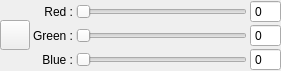
<?xml version="1.0" encoding="UTF-8"?>
<ui version="4.0">
 <class>ColorWidget</class>
 <widget class="QWidget" name="ColorWidget">
  <property name="geometry">
   <rect>
    <x>0</x>
    <y>0</y>
    <width>281</width>
    <height>64</height>
   </rect>
  </property>
  <property name="windowTitle">
   <string>Color Widget</string>
  </property>
  <layout class="QHBoxLayout" name="horizontalLayout">
   <property name="spacing">
    <number>3</number>
   </property>
   <property name="margin">
    <number>0</number>
   </property>
   <item>
    <layout class="QGridLayout" name="gridLayout">
     <property name="horizontalSpacing">
      <number>3</number>
     </property>
     <property name="verticalSpacing">
      <number>1</number>
     </property>
     <item row="2" column="3">
      <widget class="QSpinBox" name="blue_spinBox">
       <property name="toolTip">
        <string>Change blue channel of color</string>
       </property>
       <property name="buttonSymbols">
        <enum>QAbstractSpinBox::NoButtons</enum>
       </property>
       <property name="keyboardTracking">
        <bool>false</bool>
       </property>
       <property name="maximum">
        <number>255</number>
       </property>
      </widget>
     </item>
     <item row="0" column="2">
      <widget class="QSlider" name="red_slider">
       <property name="toolTip">
        <string>Change red channel of color</string>
       </property>
       <property name="maximum">
        <number>255</number>
       </property>
       <property name="orientation">
        <enum>Qt::Horizontal</enum>
       </property>
      </widget>
     </item>
     <item row="0" column="1">
      <widget class="QLabel" name="label_2">
       <property name="text">
        <string>Red :</string>
       </property>
       <property name="alignment">
        <set>Qt::AlignRight|Qt::AlignTrailing|Qt::AlignVCenter</set>
       </property>
      </widget>
     </item>
     <item row="2" column="2">
      <widget class="QSlider" name="blue_slider">
       <property name="toolTip">
        <string>Change blue channel of color</string>
       </property>
       <property name="maximum">
        <number>255</number>
       </property>
       <property name="orientation">
        <enum>Qt::Horizontal</enum>
       </property>
      </widget>
     </item>
     <item row="0" column="3">
      <widget class="QSpinBox" name="red_spinBox">
       <property name="toolTip">
        <string>Change red channel of color</string>
       </property>
       <property name="buttonSymbols">
        <enum>QAbstractSpinBox::NoButtons</enum>
       </property>
       <property name="keyboardTracking">
        <bool>false</bool>
       </property>
       <property name="maximum">
        <number>255</number>
       </property>
      </widget>
     </item>
     <item row="1" column="2">
      <widget class="QSlider" name="green_slider">
       <property name="toolTip">
        <string>Change green channel of color</string>
       </property>
       <property name="maximum">
        <number>255</number>
       </property>
       <property name="orientation">
        <enum>Qt::Horizontal</enum>
       </property>
      </widget>
     </item>
     <item row="2" column="1">
      <widget class="QLabel" name="label_4">
       <property name="text">
        <string>Blue :</string>
       </property>
       <property name="alignment">
        <set>Qt::AlignRight|Qt::AlignTrailing|Qt::AlignVCenter</set>
       </property>
      </widget>
     </item>
     <item row="1" column="3">
      <widget class="QSpinBox" name="green_spinBox">
       <property name="toolTip">
        <string>Change green channel of color</string>
       </property>
       <property name="buttonSymbols">
        <enum>QAbstractSpinBox::NoButtons</enum>
       </property>
       <property name="keyboardTracking">
        <bool>false</bool>
       </property>
       <property name="maximum">
        <number>255</number>
       </property>
      </widget>
     </item>
     <item row="1" column="1">
      <widget class="QLabel" name="label_3">
       <property name="text">
        <string>Green :</string>
       </property>
       <property name="alignment">
        <set>Qt::AlignRight|Qt::AlignTrailing|Qt::AlignVCenter</set>
       </property>
      </widget>
     </item>
     <item row="0" column="0" rowspan="3">
      <widget class="QPushButton" name="color_Button">
       <property name="minimumSize">
        <size>
         <width>30</width>
         <height>30</height>
        </size>
       </property>
       <property name="maximumSize">
        <size>
         <width>30</width>
         <height>30</height>
        </size>
       </property>
       <property name="toolTip">
        <string>Click to change the color</string>
       </property>
      </widget>
     </item>
    </layout>
   </item>
  </layout>
 </widget>
 <tabstops>
  <tabstop>color_Button</tabstop>
  <tabstop>red_spinBox</tabstop>
  <tabstop>green_spinBox</tabstop>
  <tabstop>blue_spinBox</tabstop>
  <tabstop>red_slider</tabstop>
  <tabstop>green_slider</tabstop>
  <tabstop>blue_slider</tabstop>
 </tabstops>
 <resources/>
 <connections>
  <connection>
   <sender>red_slider</sender>
   <signal>valueChanged(int)</signal>
   <receiver>red_spinBox</receiver>
   <slot>setValue(int)</slot>
   <hints>
    <hint type="sourcelabel">
     <x>159</x>
     <y>13</y>
    </hint>
    <hint type="destinationlabel">
     <x>264</x>
     <y>11</y>
    </hint>
   </hints>
  </connection>
  <connection>
   <sender>green_slider</sender>
   <signal>valueChanged(int)</signal>
   <receiver>green_spinBox</receiver>
   <slot>setValue(int)</slot>
   <hints>
    <hint type="sourcelabel">
     <x>173</x>
     <y>33</y>
    </hint>
    <hint type="destinationlabel">
     <x>256</x>
     <y>39</y>
    </hint>
   </hints>
  </connection>
  <connection>
   <sender>blue_slider</sender>
   <signal>valueChanged(int)</signal>
   <receiver>blue_spinBox</receiver>
   <slot>setValue(int)</slot>
   <hints>
    <hint type="sourcelabel">
     <x>174</x>
     <y>54</y>
    </hint>
    <hint type="destinationlabel">
     <x>263</x>
     <y>54</y>
    </hint>
   </hints>
  </connection>
  <connection>
   <sender>red_spinBox</sender>
   <signal>valueChanged(int)</signal>
   <receiver>red_slider</receiver>
   <slot>setValue(int)</slot>
   <hints>
    <hint type="sourcelabel">
     <x>255</x>
     <y>1</y>
    </hint>
    <hint type="destinationlabel">
     <x>189</x>
     <y>11</y>
    </hint>
   </hints>
  </connection>
  <connection>
   <sender>green_spinBox</sender>
   <signal>valueChanged(int)</signal>
   <receiver>green_slider</receiver>
   <slot>setValue(int)</slot>
   <hints>
    <hint type="sourcelabel">
     <x>251</x>
     <y>26</y>
    </hint>
    <hint type="destinationlabel">
     <x>179</x>
     <y>26</y>
    </hint>
   </hints>
  </connection>
  <connection>
   <sender>blue_spinBox</sender>
   <signal>valueChanged(int)</signal>
   <receiver>blue_slider</receiver>
   <slot>setValue(int)</slot>
   <hints>
    <hint type="sourcelabel">
     <x>264</x>
     <y>56</y>
    </hint>
    <hint type="destinationlabel">
     <x>184</x>
     <y>57</y>
    </hint>
   </hints>
  </connection>
 </connections>
</ui>
